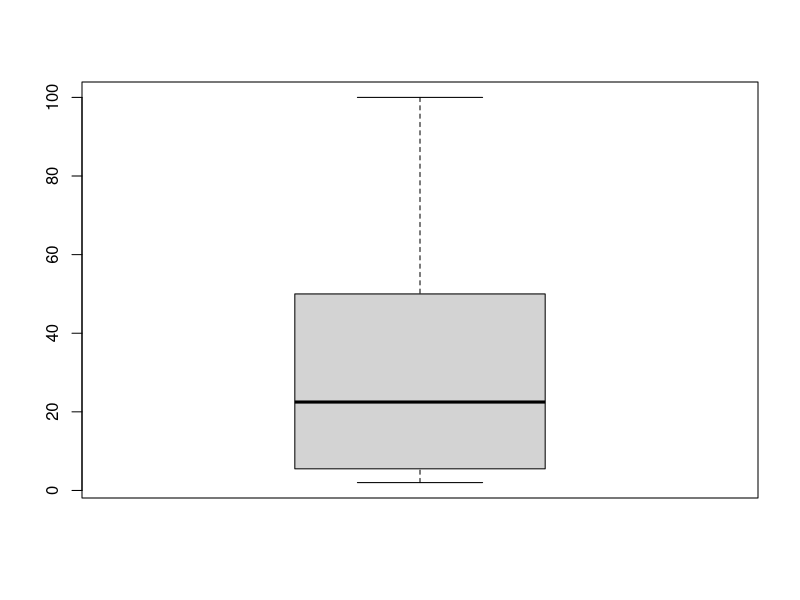
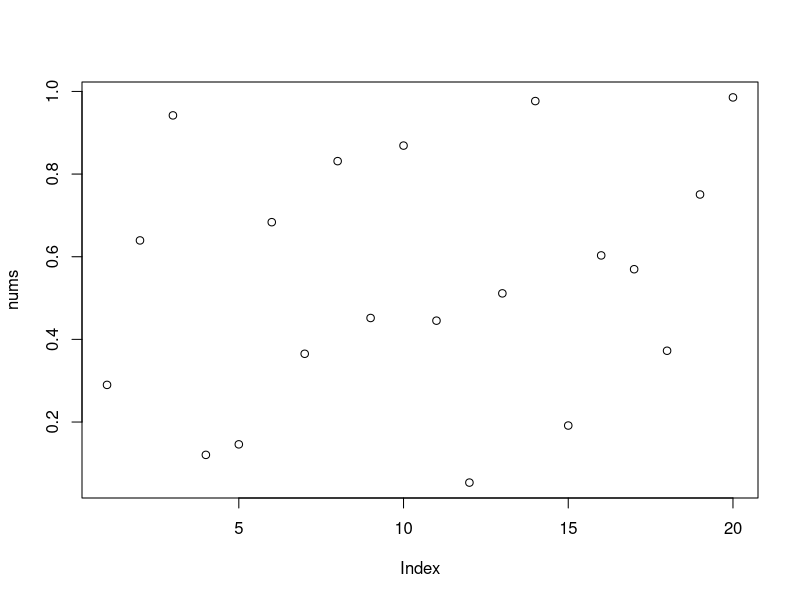
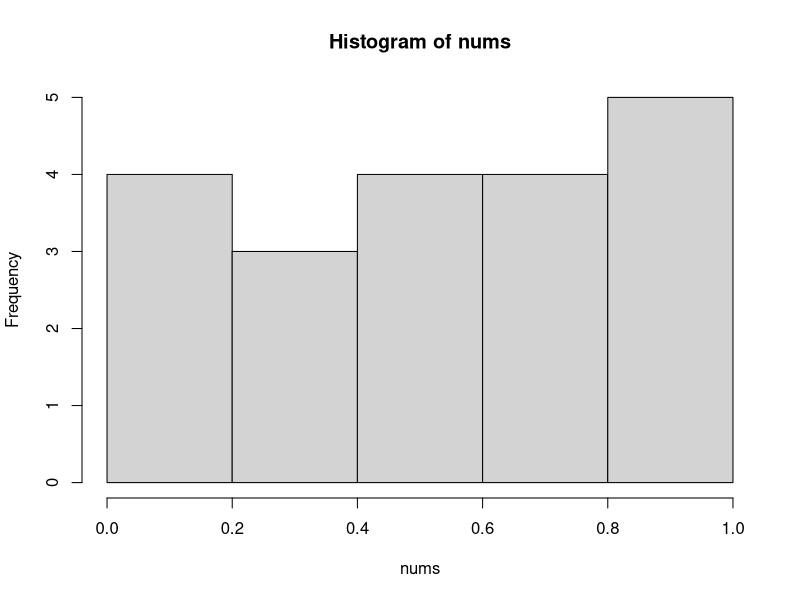

Write the R code that produced these figures, in order.
#Class 9.12.2016 MON

a <- 2
b <- 50
c <- 3
a+b
b/a
50%%3 #余
a_vec <- c(3, 50, 5, 6, 10, 50, 20, 2, 100, 30, 25, 80)
str(a_vec) #structure command, show structure
sum(a_vec) #和
summary(a_vec)
length(a_vec)
boxplot(a_vec)
cumsum(a_vec) #cumulative sum
is.vector(a_vec) #
data()

#rundom numbers 生成随机数
runif(20) #括号里点“Tab”显示下拉菜单
options(digits = 2)
nums <- runif(20)
nums

plot(nums)
hist(nums)

set.seed(5)
runif(30)

head(nums) #显示前五个
tail(nums) #显示后五个


#生成矩阵MATRIX

A <- matrix(data = floor(30*runif(16)),nrow = 4, byrow = TRUE)
View(A) #View大写开头

#byrow的意思是什么：
values <- 30*runif(16)
values

#floor的意思是，

A
A[3,3]

dim(A) #显示Dimension

d <- dim(A)
d[1]

b <- floor(20*runif(dim(A)[2]))

x <- solve(A,b)

A%*%x #矩阵相乘


e <- floor(20*runif(4))
f <- floor(20*runif(4))
e*f
sum(e*f)
